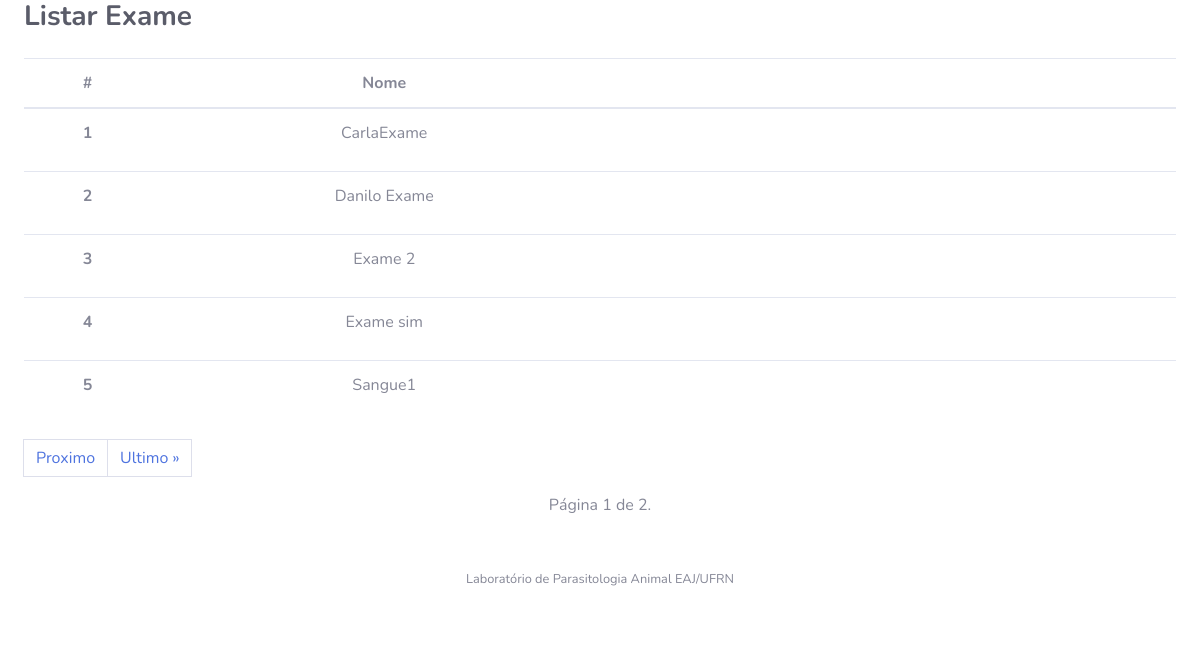
Before: /exame/listar/ with the older database file.
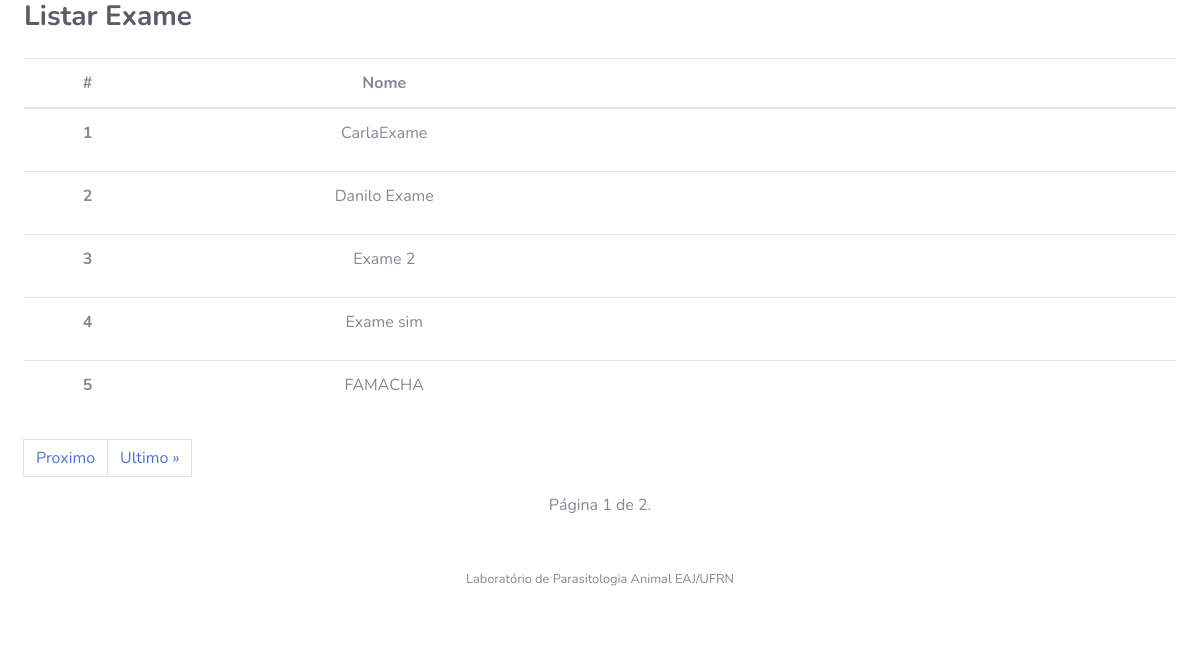
After: the same page with the newer database file.
### Exame/models.py (models this page shows, shortened)
class Exame(models.Model):
    nome = models.CharField(max_length=200, unique=True)
    status = models.BooleanField(default=True)
    tipo_resultado = models.CharField(max_length=3, choices=TIPOS_RESULTADO, default='NUM', null=True)
    class Meta:
        ordering = ('nome',)

### Exame/views.py (the view)
# urls.py: path('listar/', views.listar, name='listar'),
def listar(request):
    exame_list = Exame.objects.filter(status=True)
    paginator = Paginator(exame_list, 5)
    page = request.GET.get('page')
    exame = paginator.get_page(page)
    context = {'listar_exame':exame}
    return render(request, 'Exame/ListarExame.html', context)

### Amostra/context_processors.py (called while the page is built)
def amostras_pendentes(request):
    if (request.user.is_authenticated):
        amostras = Amostra.objects.filter(
            responsavel=request.user, status=True,
            data_coleta__lte = date.today()- timedelta(days=10))
    else:
        amostras = Amostra.objects.filter(
            status=True,
            data_coleta__lte = date.today()- timedelta(days=10))
    return {
        'amostras_pendentes_count': amostras.count(),
        'amostras_pendentes': amostras.order_by('data_coleta')
    }

### templates/Exame/ListarExame.html (shortened to what this page needs)
{% extends "base.html" %}
{% load bootstrap4 %}
{% block arquivos_js_css %}
{% load static %}
{% endblock %}
{% block content %}
    {% if listar_exame %}
       <table id="dataTable" class="table" cellspacing="0" width="100%">
           <thead >
            <th scope="col"><font><center>#</center></font></th>
            <th><font></font><center>Nome</center></font></th>
            <th></th>
          </thead>
            <tbody>
               {% for exame in listar_exame %}
               <tr>
                   <th scope="row"><font></font><center>{{ forloop.counter }}</center></font></th>
                  <td><font></font><center>{{ exame.nome }}</center></font></td>
                   <td>
                      <a href="{% url 'exame:detalhes' pk=exame.pk %}" class="btn btn-primary-outline" data-toggle="tooltip" title="Detalhes">
                        <i class="fa fa-search" aria-hidden="true" style="color:#1cc88a"></i>
                      </a>
                       <a href="{% url 'exame:editar' pk=exame.pk %}?next={{ request.path }}" class="btn btn-warning-outline" data-toggle="tooltip" title="Editar">
                          <i class="fas fa-pencil-alt" style="color:#4e73df"></i>
                       </a>
                      <a href="" class="btn btn-danger-outline" data-toggle="modal" data-target="#fm-modal-grid-{{exame.pk}}"
                                        data-tt="tooltip" title="Deletar">
                      <i class="fa fa-times" aria-hidden="true" style="color:#e74a3b"></i>
                      </a>
                   </td>
               </tr>
               {% endfor %}
            </tbody>
       </table>
    {% else %}
      <p>Não há exames cadastrados ou ativos no sistema</p>
    {% endif %}
      <div class="pagination">
        <span class="step-links">
             <nav aria-label="Navegação de página exemplo">
                 <ul class="pagination">
                    {% if listar_exame.has_next %}
                        <a class="page-link" href="?page={{ listar_exame.next_page_number }}">Proximo</a>
                        <a class="page-link" href="?page={{ listar_exame.paginator.num_pages }}">Ultimo &raquo;</a>
                    {% endif %}
                 </ul>
             </nav>
        </span>
    </div>
        <span class="current" >
         <center> Página {{ listar_exame.number }} de {{ listar_exame.paginator.num_pages }}.</center>
        </span>
        <br>
{% endblock %}

Changed rows visible on the page:
no longer on this page (row unchanged): Exame: nome "Sangue1"
added Exame: nome "FAMACHA"
